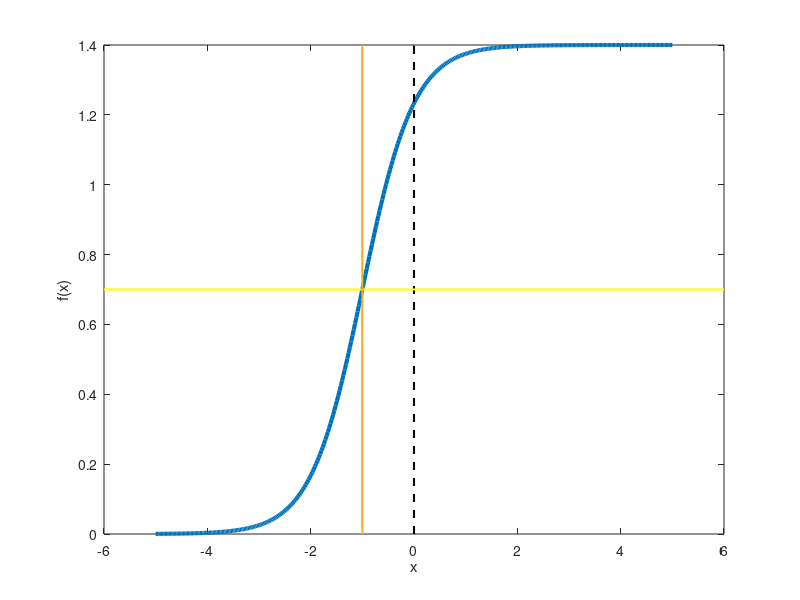

MATLAB code to generate this figure:
%%
%     COURSE: Master MATLAB through guided problem-solving
%    SECTION: Translate formulas into code
%      VIDEO: Sigmoid function
% Instructor: mikexcohen.com
%
%%

% sigmoid parameters
a =  1.4; % amplitude (maximum value)
b =  2; % steepness ("heat" parameter)
c = -1; % x-axis shift

% x-axis points
x = linspace(-5,5,400);

% here's the main function
sigmoid = a./(1+exp(-b*(x-c)));

% and plot
figure(5), clf
plot(x,sigmoid,'linew',3)
hold on
plot([0 0],get(gca,'ylim'),'k--','linew',1.5)

% plot parameter intersection lines
plot(get(gca,'xlim'),[1 1]*a/2,'linew',1.5,'color','yellow')

plot([c c],get(gca,'ylim'),'linew',1.5)

xlabel('x'), ylabel('f(x)')


%%
